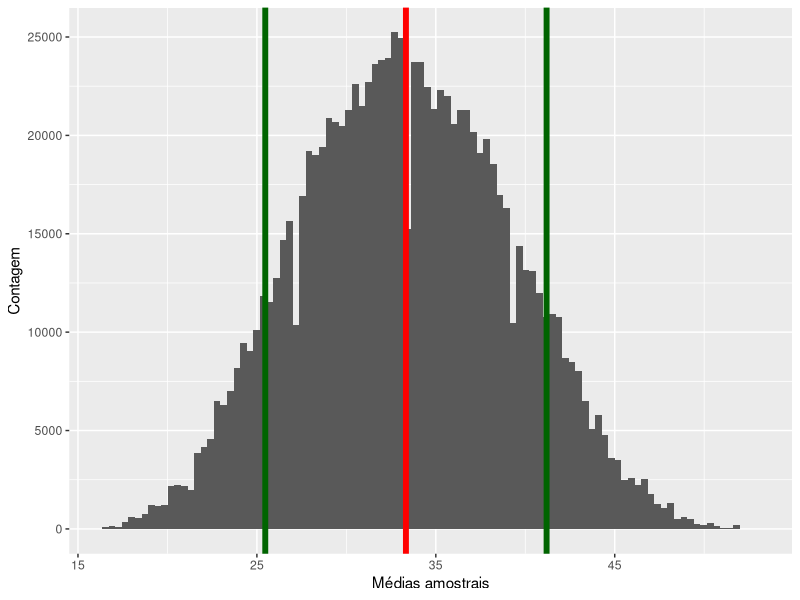
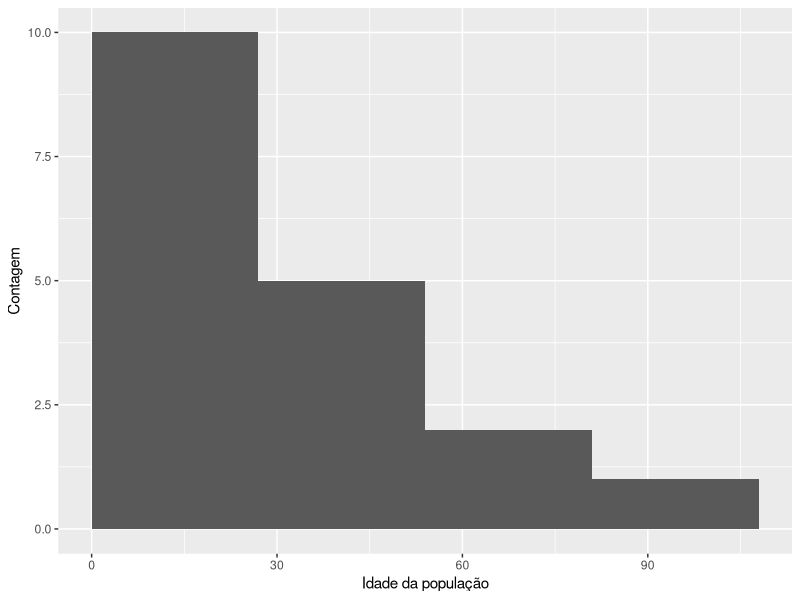

Write the R code that produced these figures, in order. (Note: this script raises an error after producing the figures.)
populacao <- c(15,
18,
21,
65,
43,
50,
23,
22,
61,
10,
11,
14,
31,
21,
50,
22,
32,
91)

medias_amostrais <- purrr::map_dbl(1:1000000,
                           function(x){
                             mean(sample(populacao, size = 8))
                           })


exemplos_de_medias <- tibble::tibble(
  exemplos = c(medias_amostrais[1:2], 33.3375, 27.75)
)

library(tidyverse)

sd(populacao)/sqrt(8)

tibble(
  medias = medias_amostrais
) |>
  ggplot() +
  geom_histogram(aes(x = medias), bins = 100) +
  #geom_vline(aes(xintercept = exemplos), linetype = 2) +
  geom_vline(xintercept = 33.33, color = 'red', size = 2) +
  geom_vline(xintercept = 33.33-7.861859, color = 'darkgreen', size = 2) +
  geom_vline(xintercept = 33.33+7.861859, color = 'darkgreen', size = 2) +
  labs(x = "Médias amostrais", y = "Contagem")

tibble(
  medias = populacao
) |>
  ggplot() +
  geom_histogram(aes(x = medias),boundary = 0, bins = 4) +
  #geom_vline(aes(xintercept = exemplos), linetype = 2) +
  #geom_vline(xintercept = 33.33, color = 'red', size = 2) +
  labs(x = "Idade da população", y = "Contagem")


hist(amostras, breaks = 100)

amostras_por_tamanho = NULL

for(size in 4:15){

  print(size)
  amostras_por_tamanho <- bind_rows(
    amostras_por_tamanho,
    tibble(
      tamanho = size,
      amostras = purrr::map_dbl(1:100000,
                                   function(x){
                                     mean(sample(populacao, size = size))
                                   })))
}

amostras_por_tamanho |>
  ggplot(aes(x = amostras, y = factor(tamanho))) +
  ggridges::geom_density_ridges2() +
  geom_vline(xintercept = 33.33, col = 'red', size = 2) +
  labs(x = "Médias amostrais", y = "Tamanho de amostra")

amostras_por_tamanho |>
  group_by(tamanho) |>
  summarise(
    desvio_padrao_media = sd(amostras)
  ) |>
  mutate(
    curva_teorica = sd(populacao)/sqrt(tamanho)
  ) |>
  ggplot(aes(x = tamanho, y = desvio_padrao_media)) +
  geom_line() +
  geom_line(aes(y  = curva_teorica), color = 'red')
